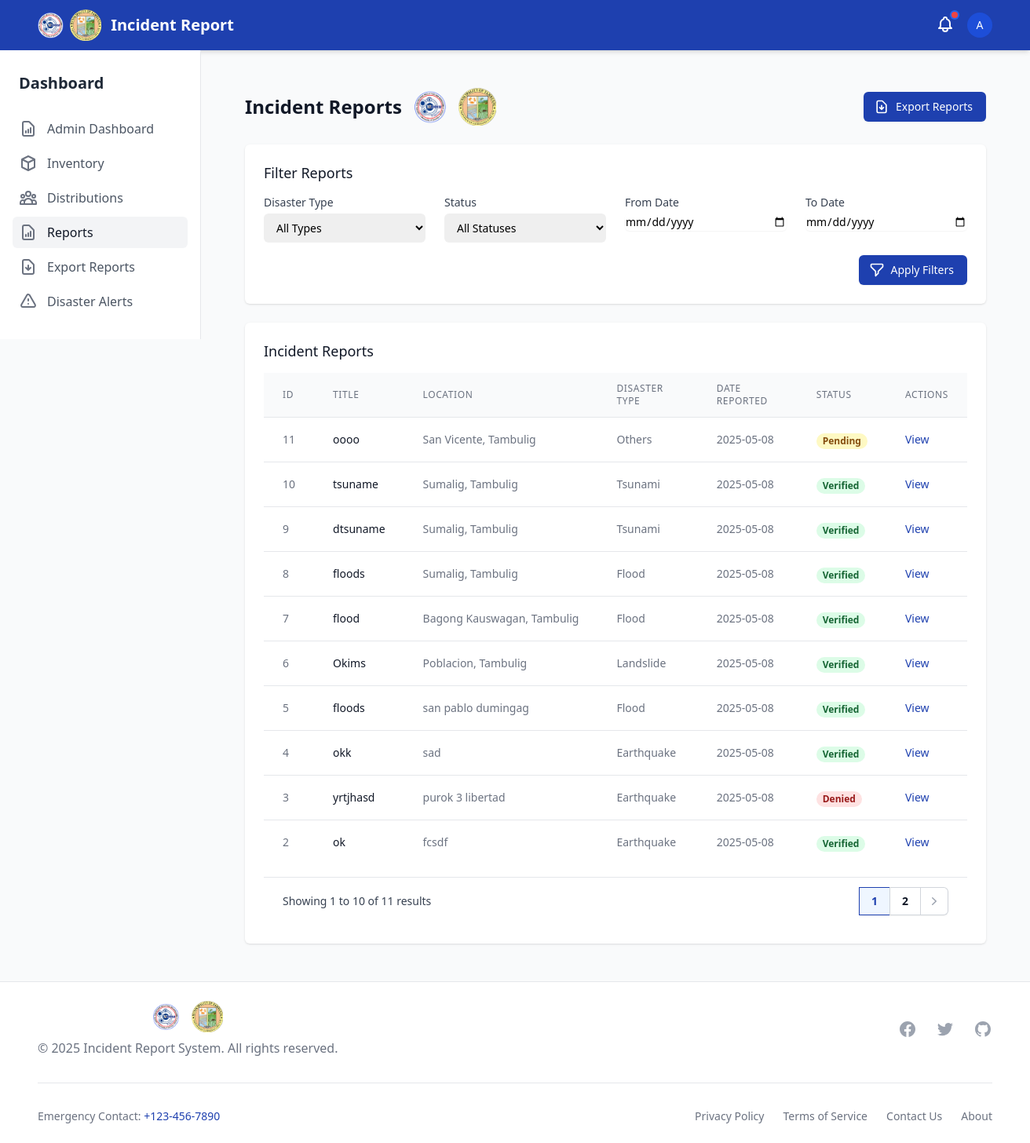
The app's page /reports/ (signed in) with its own data.
### disaster_aid/models.py (models this page shows, shortened)
class IncidentReport(models.Model):
    STATUS_CHOICES = (
        ('pending', 'Pending'),
        ('verified', 'Verified'),
        ('denied', 'Denied'),
    )
    reporter = models.ForeignKey(User, on_delete=models.CASCADE)
    title = models.CharField(max_length=255)
    description = models.TextField()
    disaster_type = models.ForeignKey(DisasterType, on_delete=models.SET_NULL, null=True)
    other_disaster_type = models.CharField(max_length=100, blank=True, null=True)
    location = models.CharField(max_length=255, blank=True, null=True)  # Keeping for backward compatibility
    barangay = models.ForeignKey(Barangay, on_delete=models.SET_NULL, null=True, blank=True, related_name='incidents')
    incident_datetime = models.DateTimeField(null=True, blank=True, help_text="When the incident actually occurred")
    date_reported = models.DateTimeField(auto_now_add=True)
    status = models.CharField(max_length=20, choices=STATUS_CHOICES, default='pending')
    is_verified = models.BooleanField(default=False)  # Keeping for backward compatibility
    denial_reason = models.TextField(null=True, blank=True)
    needs_resources = models.BooleanField(default=False)
    photo_1 = models.ImageField(upload_to='incident_photos/', null=True, blank=True)
    photo_2 = models.ImageField(upload_to='incident_photos/', null=True, blank=True)
    photo_3 = models.ImageField(upload_to='incident_photos/', null=True, blank=True)

class Barangay(models.Model):
    name = models.CharField(max_length=100)
    psgc_code = models.CharField(max_length=20, unique=True)
    municipality = models.ForeignKey(Municipality, on_delete=models.CASCADE, related_name='barangays')
    class Meta:
        verbose_name_plural = "Barangays"
        ordering = ['name']

class Municipality(models.Model):
    name = models.CharField(max_length=100)
    psgc_code = models.CharField(max_length=20, unique=True)
    class Meta:
        verbose_name_plural = "Municipalities"

class DisasterType(models.Model):
    name = models.CharField(max_length=100)

### disaster_aid/views.py (the view, shortened to what this page needs)
# urls.py: path('reports/', report_list, name='report_list'),
@login_required
def report_list(request):
    if not request.user.is_staff:
        messages.error(request, "You are not authorized to access the reports section.")
        return redirect('dashboard')
    disaster_type = request.GET.get('disaster_type')
    status = request.GET.get('status')
    date_from = request.GET.get('date_from')
    date_to = request.GET.get('date_to')
    incidents = IncidentReport.objects.all().order_by('-date_reported')
    if disaster_type:
        incidents = incidents.filter(disaster_type__id=disaster_type)
    if date_from:
        incidents = incidents.filter(date_reported__gte=date_from)
    if date_to:
        incidents = incidents.filter(date_reported__lte=date_to)
    disaster_types = DisasterType.objects.all()
    paginator = Paginator(incidents, 10)  # Show 10 incidents per page
    page_number = request.GET.get('page')
    page_obj = paginator.get_page(page_number)
    context = {
        'page_obj': page_obj,
        'disaster_types': disaster_types,
        'current_filters': {
            'disaster_type': disaster_type,
            'status': status,
            'date_from': date_from,
            'date_to': date_to,
        }
    }
    return render(request, 'reports/report_list.html', context)

### templates/reports/report_list.html (shortened to what this page needs)
{% extends 'base.html' %}
{% block content %}
<div class="py-6">
    <div class="max-w-7xl mx-auto px-4 sm:px-6 lg:px-8">
        <div class="flex flex-col md:flex-row md:items-center md:justify-between">
            <div class="flex items-center space-x-4">
                <h1 class="text-2xl font-bold text-gray-900">Incident Reports</h1>
                <div class="hidden md:flex items-center space-x-4">
                    <img src="/static/logo/mdrrmc_logo.png" alt="MDRRMC Logo" class="h-12 w-auto">
                    <img src="/static/logo/lgu_logo.png" alt="LGU Logo" class="h-12 w-auto">
                </div>
            </div>
            <div class="mt-4 md:mt-0">
                <a href="{% url 'export_report' %}" class="inline-flex items-center px-4 py-2 border border-transparent text-sm font-medium rounded-md shadow-sm text-white bg-primary hover:bg-blue-700 focus:outline-none focus:ring-2 focus:ring-offset-2 focus:ring-primary">
                    Export Reports
                </a>
            </div>
        </div>
        <div class="mt-6 bg-white shadow overflow-hidden sm:rounded-md">
            <div class="px-4 py-5 sm:p-6">
                <h3 class="text-lg leading-6 font-medium text-gray-900">Filter Reports</h3>
                <form method="GET" action="{% url 'report_list' %}" class="mt-4 grid grid-cols-1 gap-y-4 sm:grid-cols-2 sm:gap-x-6 lg:grid-cols-4">
                    <div>
                        <label for="disaster_type" class="block text-sm font-medium text-gray-700">Disaster Type</label>
                        <select id="disaster_type" name="disaster_type" class="mt-1 block w-full pl-3 pr-10 py-2 text-base border-gray-300 focus:outline-none focus:ring-primary focus:border-primary sm:text-sm rounded-md">
                            <option value="">All Types</option>
                        </select>
                    </div>
                    <div>
                        <label for="status" class="block text-sm font-medium text-gray-700">Status</label>
                        <select id="status" name="status" class="mt-1 block w-full pl-3 pr-10 py-2 text-base border-gray-300 focus:outline-none focus:ring-primary focus:border-primary sm:text-sm rounded-md">
                            <option value="">All Statuses</option>
                        </select>
                    </div>
                    <div>
                        <label for="date_from" class="block text-sm font-medium text-gray-700">From Date</label>
                        <input type="date" id="date_from" name="date_from" value="{{ current_filters.date_from }}" class="mt-1 block w-full border-gray-300 rounded-md shadow-sm focus:ring-primary focus:border-primary sm:text-sm">
                    </div>
                    <div>
                        <label for="date_to" class="block text-sm font-medium text-gray-700">To Date</label>
                        <input type="date" id="date_to" name="date_to" value="{{ current_filters.date_to }}" class="mt-1 block w-full border-gray-300 rounded-md shadow-sm focus:ring-primary focus:border-primary sm:text-sm">
                    </div>
                    <div class="sm:col-span-2 lg:col-span-4 flex justify-end">
                        <button type="submit" class="inline-flex items-center px-4 py-2 border border-transparent text-sm font-medium rounded-md shadow-sm text-white bg-primary hover:bg-blue-700 focus:outline-none focus:ring-2 focus:ring-offset-2 focus:ring-primary">
                            Apply Filters
                        </button>
                    </div>
                </form>
            </div>
        </div>
        <div class="mt-6 bg-white shadow overflow-hidden sm:rounded-md">
            <div class="px-4 py-5 sm:p-6">
                <h3 class="text-lg leading-6 font-medium text-gray-900">Incident Reports</h3>
                <div class="mt-4 overflow-x-auto">
                    <table class="min-w-full divide-y divide-gray-200">
                        <thead class="bg-gray-50">
                            <tr>
                                <th scope="col" class="px-6 py-3 text-left text-xs font-medium text-gray-500 uppercase tracking-wider">ID</th>
                                <th scope="col" class="px-6 py-3 text-left text-xs font-medium text-gray-500 uppercase tracking-wider">Title</th>
                                <th scope="col" class="px-6 py-3 text-left text-xs font-medium text-gray-500 uppercase tracking-wider">Location</th>
                                <th scope="col" class="px-6 py-3 text-left text-xs font-medium text-gray-500 uppercase tracking-wider">Disaster Type</th>
                                <th scope="col" class="px-6 py-3 text-left text-xs font-medium text-gray-500 uppercase tracking-wider">Date Reported</th>
                                <th scope="col" class="px-6 py-3 text-left text-xs font-medium text-gray-500 uppercase tracking-wider">Status</th>
                                <th scope="col" class="px-6 py-3 text-left text-xs font-medium text-gray-500 uppercase tracking-wider">Actions</th>
                            </tr>
                        </thead>
                        <tbody class="bg-white divide-y divide-gray-200">
                            {% for incident in page_obj %}
                            <tr>
                                <td class="px-6 py-4 whitespace-nowrap text-sm text-gray-500">{{ incident.id }}</td>
                                <td class="px-6 py-4 whitespace-nowrap text-sm font-medium text-gray-900">{{ incident.title }}</td>
                                <td class="px-6 py-4 whitespace-nowrap text-sm text-gray-500">
                                    {% if incident.barangay %}
                                    {{ incident.barangay.name }}, {{ incident.barangay.municipality.name }}
                                    {% else %}
                                    {{ incident.location }}
                                    {% endif %}
                                </td>
                                <td class="px-6 py-4 whitespace-nowrap text-sm text-gray-500">{{ incident.disaster_type.name }}</td>
                                <td class="px-6 py-4 whitespace-nowrap text-sm text-gray-500">{{ incident.date_reported|date:"Y-m-d" }}</td>
                                <td class="px-6 py-4 whitespace-nowrap">
                                    {% if incident.is_verified %}
                                    <span class="px-2 inline-flex text-xs leading-5 font-semibold rounded-full bg-green-100 text-green-800">Verified</span>
                                    {% elif incident.status == 'denied' %}
                                    <span class="px-2 inline-flex text-xs leading-5 font-semibold rounded-full bg-red-100 text-red-800">Denied</span>
                                    {% else %}
                                    <span class="px-2 inline-flex text-xs leading-5 font-semibold rounded-full bg-yellow-100 text-yellow-800">Pending</span>
                                    {% endif %}
                                </td>
                                <td class="px-6 py-4 whitespace-nowrap text-sm text-gray-500">
                                    <a href="{% url 'incident_detail' incident.id %}" class="text-primary hover:text-blue-700">View</a>
                                </td>
                            </tr>
                            {% empty %}
                            <tr>
                                <td colspan="7" class="px-6 py-4 text-center text-sm text-gray-500">No incidents found matching the criteria.</td>
                            </tr>
                            {% endfor %}
                        </tbody>
                    </table>
                </div>
                {% if page_obj.has_other_pages %}
                <div class="mt-4 flex items-center justify-between border-t border-gray-200 bg-white px-4 py-3 sm:px-6">
                    <div class="hidden sm:flex sm:flex-1 sm:items-center sm:justify-between">
                        <div>
                            <p class="text-sm text-gray-700">
                                Showing
                                <span class="font-medium">{{ page_obj.start_index }}</span>
                                to
                                <span class="font-medium">{{ page_obj.end_index }}</span>
                                of
                                <span class="font-medium">{{ page_obj.paginator.count }}</span>
                                results
                            </p>
                        </div>
                        <div>
                            <nav class="isolate inline-flex -space-x-px rounded-md shadow-sm" aria-label="Pagination">
                                {% for i in page_obj.paginator.page_range %}
                                    {% if page_obj.number == i %}
                                    <span class="relative inline-flex items-center px-4 py-2 text-sm font-semibold text-primary bg-blue-50 ring-1 ring-inset ring-primary focus:outline-offset-0">{{ i }}</span>
                                    {% elif i > page_obj.number|add:'-3' and i < page_obj.number|add:'3' %}
                                    <a href="?page={{ i }}" class="relative inline-flex items-center px-4 py-2 text-sm font-semibold text-gray-900 ring-1 ring-inset ring-gray-300 hover:bg-gray-50 focus:z-20 focus:outline-offset-0">{{ i }}</a>
                                    {% endif %}
                                {% endfor %}
                                {% if page_obj.has_next %}
                                <a href="?page={{ page_obj.next_page_number }}" class="relative inline-flex items-center rounded-r-md px-2 py-2 text-gray-400 ring-1 ring-inset ring-gray-300 hover:bg-gray-50 focus:z-20 focus:outline-offset-0">
                                    <svg class="h-5 w-5" viewBox="0 0 20 20" fill="currentColor" aria-hidden="true">
                                        <path fill-rule="evenodd" d="M7.21 14.77a.75.75 0 01.02-1.06L11.168 10 7.23 6.29a.75.75 0 111.04-1.08l4.5 4.25a.75.75 0 010 1.08l-4.5 4.25a.75.75 0 01-1.06-.02z" clip-rule="evenodd" />
                                    </svg>
                                </a>
                                {% endif %}
                            </nav>
                        </div>
                    </div>
                </div>
                {% endif %}
            </div>
        </div>
    </div>
</div>
{% endblock %}

### templates/components/navbar.html (shortened to what this page needs)
<nav class="bg-primary text-white shadow-md" x-data="{ mobileMenuOpen: false }">
    <div class="max-w-7xl mx-auto px-4 sm:px-6 lg:px-8">
        <div class="flex justify-between h-16">
            <div class="flex">
                <div class="flex-shrink-0 flex items-center space-x-3">
                    <div class="flex items-center space-x-2">
                        <img src="/static/logo/mdrrmc_logo.png" alt="MDRRMC Logo" class="h-10 w-auto">
                        <img src="/static/logo/lgu_logo.png" alt="LGU Logo" class="h-10 w-auto">
                    </div>
                    <a href="{% url 'home' %}" class="font-bold text-xl">Incident Report</a>
                </div>
            </div>
            <div class="flex items-center">
                {% include 'components/notifications.html' %}
                {% if user.is_authenticated %}
                <div class="ml-3 relative" x-data="{ open: false }">
                    <div>
                        <button @click="open = !open" class="flex text-sm rounded-full focus:outline-none focus:ring-2 focus:ring-offset-2 focus:ring-offset-blue-800 focus:ring-white">
                            {% if user.reporterprofile.profile_image %}
                            <img class="h-8 w-8 rounded-full object-cover" src="{{ user.reporterprofile.profile_image.url }}" alt="{{ user.username }}">
                            {% else %}
                            <div class="h-8 w-8 rounded-full bg-blue-700 flex items-center justify-center">
                                <span class="text-sm font-medium">{{ user.username|first|upper }}</span>
                            </div>
                            {% endif %}
                        </button>
                    </div>
                </div>
                {% endif %}
            </div>
        </div>
    </div>
</nav>

### records on screen
IncidentReport: id "11", title "oooo", barangay.name "San Vicente", barangay.municipality.name "Tambulig", disaster_type.name "Others", date_reported "2025-05-08", is_verified "Pending"
IncidentReport: id "10", title "tsuname", barangay.name "Sumalig", barangay.municipality.name "Tambulig", disaster_type.name "Tsunami", date_reported "2025-05-08", is_verified "Verified"
IncidentReport: id "9", title "dtsuname", barangay.name "Sumalig", barangay.municipality.name "Tambulig", disaster_type.name "Tsunami", date_reported "2025-05-08", is_verified "Verified"
IncidentReport: id "8", title "floods", barangay.name "Sumalig", barangay.municipality.name "Tambulig", disaster_type.name "Flood", date_reported "2025-05-08", is_verified "Verified"
IncidentReport: id "7", title "flood", barangay.name "Bagong Kauswagan", barangay.municipality.name "Tambulig", disaster_type.name "Flood", date_reported "2025-05-08", is_verified "Verified"
IncidentReport: id "6", title "Okims", barangay.name "Poblacion", barangay.municipality.name "Tambulig", disaster_type.name "Landslide", date_reported "2025-05-08", is_verified "Verified"
IncidentReport: id "5", title "floods", location "san pablo dumingag", disaster_type.name "Flood", date_reported "2025-05-08", is_verified "Verified"
IncidentReport: id "4", title "okk", location "sad", disaster_type.name "Earthquake", date_reported "2025-05-08", is_verified "Verified"
IncidentReport: id "3", title "yrtjhasd", location "purok 3 libertad", disaster_type.name "Earthquake", date_reported "2025-05-08", is_verified "Denied"
IncidentReport: id "2", title "ok", location "fcsdf", disaster_type.name "Earthquake", date_reported "2025-05-08", is_verified "Verified"

### other values on screen
{{ user.username|first|upper }} "A"
{{ page_obj.start_index }} "1"
{{ page_obj.end_index }} "10"
{{ page_obj.paginator.count }} "11"
{{ i }} "1"
{{ i }} "2"
